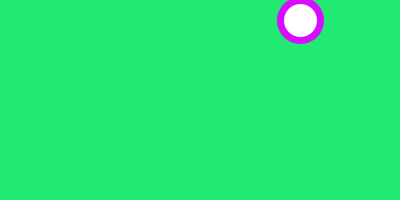
Frame 1 (no input)
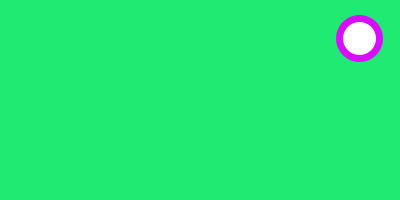
Frame 60 (the mouse pressed at the canvas centre just before this capture)
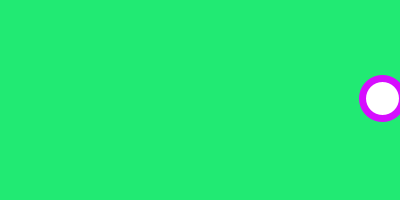
Frame 120 (the mouse held since frame 60 and released just before this capture)

The Processing sketch that drew these frames (run headless with seeded random() and noise(); from frame 60 on, the mouse is pressed at the canvas centre):

// Processing sketch: sketch_15
// ── sketch_15.pde
// fun programming #15
// ball bouncing at the window borders

// intial position for our circle
float circle_x = 300;
float circle_y = 20;
// how much to move the circle on each frame
float move_x = 1;
float move_y = -1;

void setup() {
  size(400,200);
  stroke(#D60DFF);
  strokeWeight(7);
}

void draw() {
  background(#21EA73);
  ellipse(circle_x,circle_y,40,40);
  circle_x = circle_x + move_x;
  circle_y = circle_y + move_y;

  if(circle_x > width) {
    circle_x = width;
    move_x = -move_x;
    println("too far right");
  }
  
  if (circle_y > height) {
    circle_y = height;
    println("too far bottom");
    move_y = -move_y;
  }

  if (circle_x < 0) {
    circle_x = 0;
    println("too far left");
    move_x = -move_x;
  }

  if (circle_y < 0) {
    circle_y = 0;
    println("too far top");
    move_y = -move_y;
  }
}
